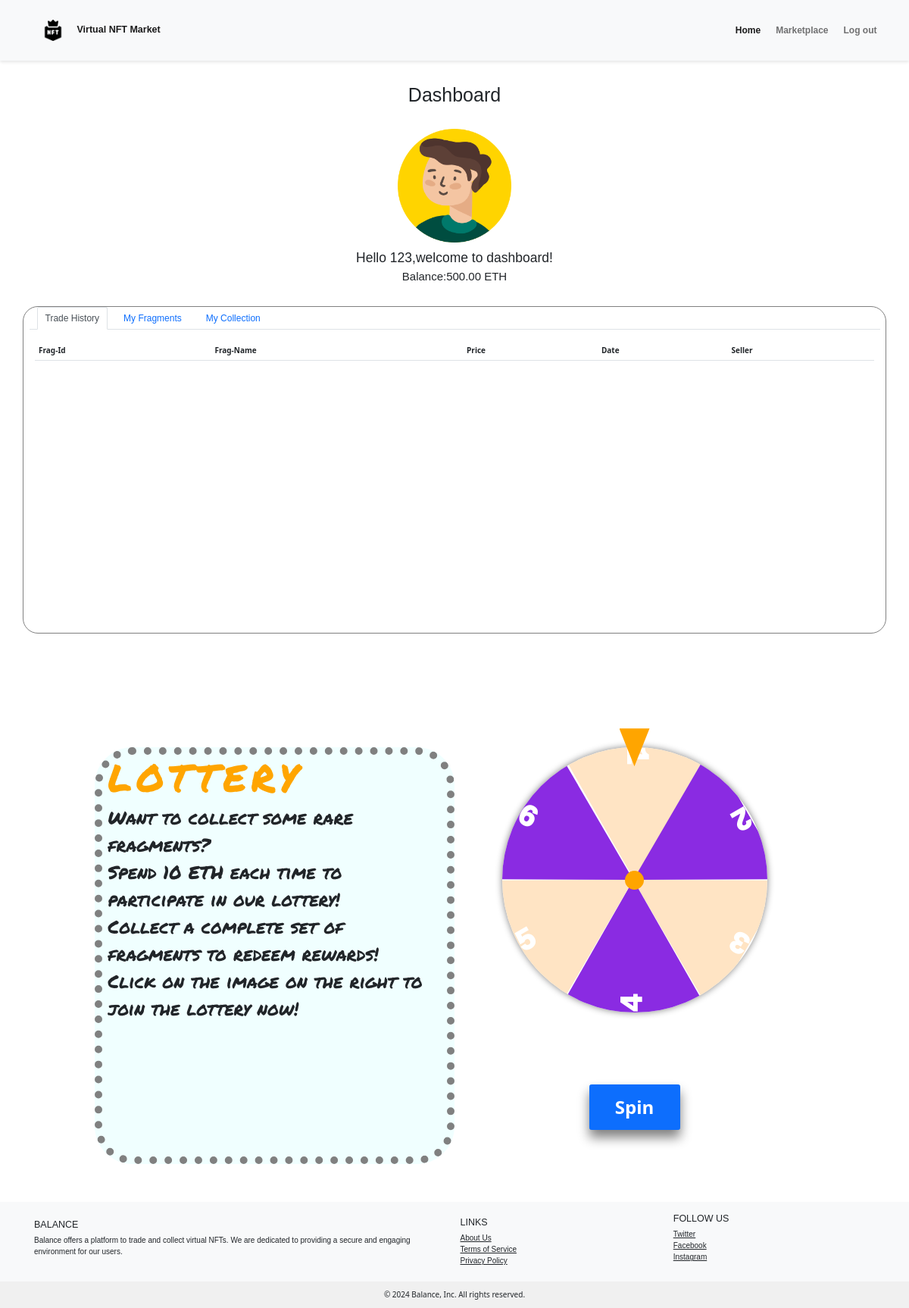
The page /dashboard (signed in) on the database as committed earlier.
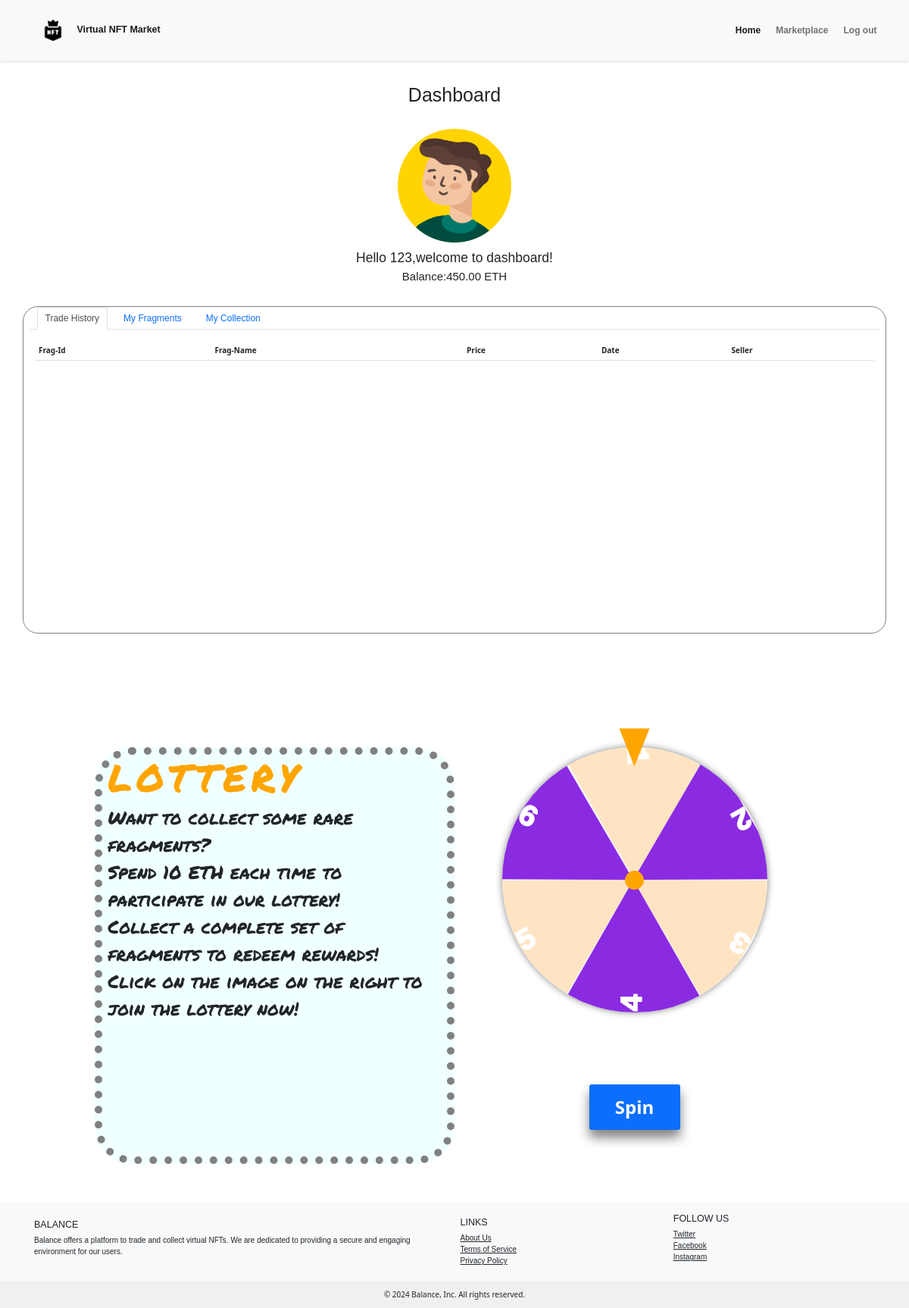
The same page on the database as committed later.
### app/models.py (models this page shows, shortened)
class User(db.Model, UserMixin):
    __tablename__ = 'users'
    id = db.Column(db.Integer, primary_key=True)
    username = db.Column(db.String(64), unique=True, nullable=False)
    email = db.Column(db.String(255), unique=True, nullable=False)
    passwd_hash = db.Column(db.String(255), nullable=False)
    balance = db.Column(db.String(255), nullable=False, default='50.0')
    user_fragments = db.relationship('Fragment', lazy='select')
    user_transactions = db.relationship('Trade', lazy='select')
    __table_args__ = (
        db.CheckConstraint('balance >= 0 AND balance < 100000', name='check_balance'),
    )

### app/routes.py (the view)
@app.route('/dashboard', methods=['GET'])
@login_required
def dashboard():
    trade_history = db.session.query(
        TradeHistory.trade_id,
        TradeHistory.frag_id,
        TradeHistory.frag_name,
        TradeHistory.price,
        TradeHistory.transaction_time,
        User.username.label('seller_username'),
    ).join(User, User.id == TradeHistory.seller).filter(TradeHistory.buyer == current_user.id).all()
    fragments=current_user.user_fragments
    collections = NFT.query.filter_by(completed=1, owner=current_user.id).all()
    return render_template('dashboard.html', trade_history=trade_history, fragments=fragments, collections=collections)

### app/__init__.py (called while the page is built)
@login_manager.user_loader
def load_user(user_id):
    from .models import User
    return User.query.get(int(user_id))

### app/models.py (called while the page is built)
    @hybrid_property
    def trade_price(self):
        if self.trade:
            return 'For Sale', self.trade.get_price()
        return 'Not For Sale', -1

    @hybrid_property
    def name(self):
        if 'static/outputs/' in self.path:
            file_name_with_extension = self.path.split('static/outputs/')[-1]
            file_name, _ = os.path.splitext(file_name_with_extension)
            return file_name
        return None

    def get_price(self):
        return Decimal(self.price)

### templates/dashboard.html (shortened to what the changed rows need)
<!DOCTYPE html>
<html lang="en">
<head>
    <link href="{{ url_for('static', filename='css/main.css') }}" rel="stylesheet">
    <link href="{{ url_for('static', filename='css/dashboard.css') }}" rel="stylesheet">
    <link href="https://cdn.bootcss.com/bootstrap/5.1.3/css/bootstrap.min.css" rel="stylesheet">
    <link rel="stylesheet" href="https://cdn.jsdelivr.net/npm/bootstrap-icons@1.11.3/font/bootstrap-icons.min.css">
</head>
<body>
    <div class="user-info">
        <h1 class="mt-5 mb-5 text-center">Dashboard</h1>
        <div class="info-head mb-5">
            <div class="d-flex align-items-center justify-content-center flex-column">
                <div class="mb-3">
                </div>
            </div>
            <h3 class="text-center">Hello {{ current_user.username }},welcome to dashboard!</h3>
            <h4 class="text-center">Balance:{{ '%.2f'|format(current_user.balance) }} ETH</h4>
        </div>
        <div class="container nav-container">
            <div class="tab-content">
                <div id="my-trade" class="container tab-pane active"><br>
                    <table class="table">
                        <thead>
                            <tr>
                                <th>Frag-Id</th>
                                <th>Frag-Name</th>
                                <th>Price</th>
                                <th>Date</th>
                                <th>Seller</th>
                            </tr>
                        </thead>
                    </table>
                </div>
            </div>
        </div>
    </div>
    <div class="container lottery-block">
        <div class="row justify-content-center">
            <div class="col-sm-5 d-flex align-items-start justify-content-center lottery-text">
                <div class="lottery-title-container">
                    <h2 class="lottery-title mb-10">
                        <span>L</span>
                        <span>O</span>
                        <span>T</span>
                        <span>T</span>
                        <span>E</span>
                        <span>R</span>
                        <span>Y</span>
                    </h2>
                </div>
            </div>
        </div>
    </div>
</body>
</html>

Rows that differ between the two databases and show on the page:
changed User: balance "500.00" → "450.00"
